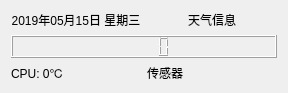
<?xml version="1.0" encoding="UTF-8"?>
<ui version="4.0">
 <class>MainWindow</class>
 <widget class="QMainWindow" name="MainWindow">
  <property name="geometry">
   <rect>
    <x>0</x>
    <y>0</y>
    <width>284</width>
    <height>77</height>
   </rect>
  </property>
  <property name="acceptDrops">
   <bool>false</bool>
  </property>
  <property name="windowTitle">
   <string>MainWindow</string>
  </property>
  <widget class="QWidget" name="centralWidget">
   <layout class="QGridLayout" name="gridLayout">
    <item row="0" column="1">
     <widget class="QLabel" name="lb_weather">
      <property name="minimumSize">
       <size>
        <width>130</width>
        <height>0</height>
       </size>
      </property>
      <property name="font">
       <font>
        <pointsize>9</pointsize>
       </font>
      </property>
      <property name="focusPolicy">
       <enum>Qt::NoFocus</enum>
      </property>
      <property name="text">
       <string>天气信息</string>
      </property>
      <property name="textFormat">
       <enum>Qt::AutoText</enum>
      </property>
      <property name="alignment">
       <set>Qt::AlignCenter</set>
      </property>
     </widget>
    </item>
    <item row="1" column="0" colspan="2">
     <widget class="QLCDNumber" name="lcd_time">
      <property name="sizePolicy">
       <sizepolicy hsizetype="MinimumExpanding" vsizetype="MinimumExpanding">
        <horstretch>0</horstretch>
        <verstretch>0</verstretch>
       </sizepolicy>
      </property>
     </widget>
    </item>
    <item row="0" column="0">
     <widget class="QLabel" name="lb_date">
      <property name="minimumSize">
       <size>
        <width>130</width>
        <height>0</height>
       </size>
      </property>
      <property name="font">
       <font>
        <pointsize>9</pointsize>
        <kerning>true</kerning>
       </font>
      </property>
      <property name="focusPolicy">
       <enum>Qt::NoFocus</enum>
      </property>
      <property name="acceptDrops">
       <bool>false</bool>
      </property>
      <property name="toolTipDuration">
       <number>-1</number>
      </property>
      <property name="layoutDirection">
       <enum>Qt::LeftToRight</enum>
      </property>
      <property name="autoFillBackground">
       <bool>false</bool>
      </property>
      <property name="frameShape">
       <enum>QFrame::NoFrame</enum>
      </property>
      <property name="frameShadow">
       <enum>QFrame::Plain</enum>
      </property>
      <property name="lineWidth">
       <number>0</number>
      </property>
      <property name="text">
       <string>2019年05月15日 星期三</string>
      </property>
      <property name="textFormat">
       <enum>Qt::AutoText</enum>
      </property>
      <property name="scaledContents">
       <bool>false</bool>
      </property>
      <property name="alignment">
       <set>Qt::AlignCenter</set>
      </property>
      <property name="wordWrap">
       <bool>false</bool>
      </property>
      <property name="margin">
       <number>0</number>
      </property>
      <property name="openExternalLinks">
       <bool>false</bool>
      </property>
     </widget>
    </item>
    <item row="2" column="0">
     <widget class="QLabel" name="lb_cputemp">
      <property name="text">
       <string>CPU: 0℃</string>
      </property>
     </widget>
    </item>
    <item row="2" column="1">
     <widget class="QLabel" name="lb_sensor">
      <property name="text">
       <string>传感器</string>
      </property>
     </widget>
    </item>
   </layout>
  </widget>
 </widget>
 <layoutdefault spacing="6" margin="11"/>
 <resources/>
 <connections/>
</ui>
